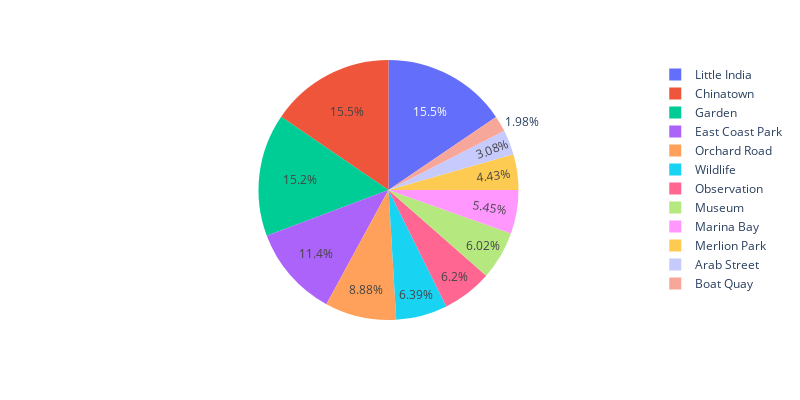

Notebook code cell kept with this figure:
### Markdown cell above
#### 2.4 Proportion of Grouped Nearby Attraction [Excluding Null]

### Code cell
nearby_attraction_count = bucket_df['grouped_nearby_attraction'].value_counts()
nearby_attraction_fig = px.pie(nearby_attraction_count, names=nearby_attraction_count.index, values='grouped_nearby_attraction', width=800, height=400)
nearby_attraction_fig.show()

### Figure 1 — Plotly figure (JSON) as saved in the notebook; plotly's stock layout.template omitted (floating-point values rounded to 4 significant figures)
{"data": [{"domain": {"x": [0, 1], "y": [0, 1]}, "hovertemplate": "index=%{label}<br>grouped_nearby_attraction=%{value}<extra></extra>", "labels": ["Little India", "Chinatown", "Garden", "East Coast Park", "Orchard Road", "Wildlife", "Observation", "Museum", "Marina Bay", "Merlion Park", "Arab Street", "Boat Quay"], "legendgroup": "", "name": "", "showlegend": true, "type": "pie", "values": [1293, 1290, 1272, 948, 741, 533, 517, 502, 455, 370, 257, 165]}], "layout": {"height": 400, "legend": {"tracegroupgap": 0}, "margin": {"t": 60}, "width": 800}}
